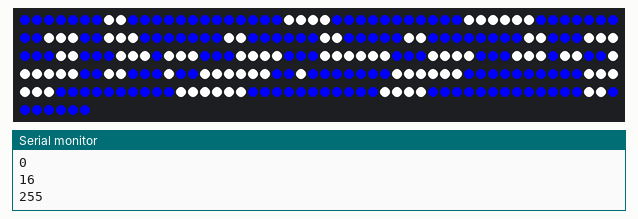
Bench run of a program on a simulated ESP32. On the bench: 256 RGB LEDs in strip order, left to right, continuing on the next row, the last lines printed to the serial monitor.

Above: at 2.0 s.
At 8.67 s:
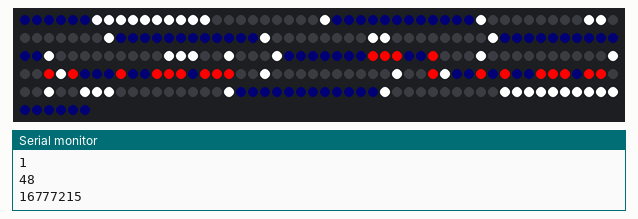
At 15.3 s:
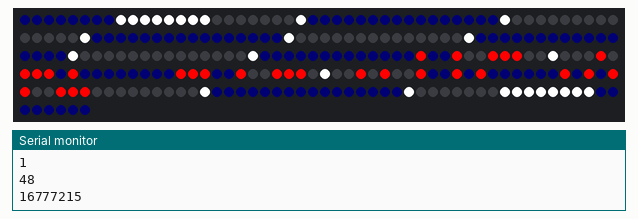
At 17.3 s:
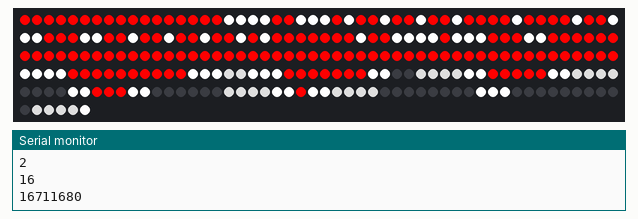
At 23.1 s:
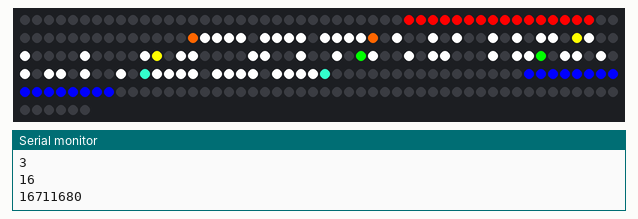
At 39.8 s:
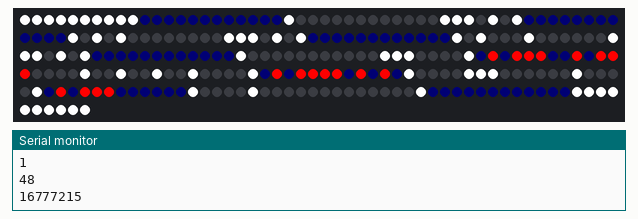

Measured:
- what the display in image 2 shows lasts 2.0 s, from 15.3 s to 17.3 s
- what the display in image 3 shows lasts 5.7 s, from 17.3 s to 23.0 s
- what the display in image 4 shows lasts 7.0 s, from 23.0 s to 30.0 s

The program:

main.cpp
```cpp
#include <Arduino.h>
#include <Adafruit_NeoPixel.h>
#include <images.h>

#define PIN 4

#define NUMPIXELS 16 * 16

Adafruit_NeoPixel pixels = Adafruit_NeoPixel(NUMPIXELS, PIN, NEO_GRB + NEO_KHZ800);

int delayval = 5000; // delay for half a second
int transitiondelayval = 250;

const char32_t *curr = NCC;

bool drawTransition = true;

void drawImage(const char32_t image[])
{
  for (int offset = 0; offset <= get_width() - 16; offset++)
  {
    for (int r = 0; r < 16; r++)
      for (int c = 0; c < 16; c++)
      {
        int index = r * 16 + c;
        int source_index;
        if (r % 2 == 0)
          source_index = r * get_width() + (15 - c) + offset;
        else
          source_index = r * get_width() + c + offset;

        if (image[source_index])
        {
          long color = image[source_index];

          pixels.setPixelColor(index, color);
          if (drawTransition)
          {
            pixels.show();
          }
        }
      }
    pixels.show();
    if (!drawTransition)
    {
      delay(transitiondelayval);
      pixels.clear();
    }
    else
    {
      delay(delayval);
    }
  }
}

void setup()
{
  pixels.begin();
  Serial.begin(9600);
}

void loop()
{
  pixels.clear();
  handle_cycle();
  curr = get_image();
  drawTransition = get_transition();
  Serial.println(arr_index_img);
  Serial.println(get_width());
  Serial.println(curr[2 * arr_width[arr_index_img]]);
  drawImage(curr);
}
```

images.h
```cpp
#ifndef _IMAGES_H_
#define _IMAGES_H_

const char32_t NCC[] = {
    0x0000FF, 0x0000FF, 0x0000FF, 0x0000FF, 0x0000FF, 0x0000FF, 0x0000FF, 0xFFFFFF, 0xFFFFFF, 0x0000FF, 0x0000FF, 0x0000FF, 0x0000FF, 0x0000FF, 0x0000FF, 0x0000FF,
    0x0000FF, 0x0000FF, 0x0000FF, 0x0000FF, 0x0000FF, 0x0000FF, 0xFFFFFF, 0xFFFFFF, 0xFFFFFF, 0xFFFFFF, 0x0000FF, 0x0000FF, 0x0000FF, 0x0000FF, 0x0000FF, 0x0000FF,
    0x0000FF, 0x0000FF, 0x0000FF, 0x0000FF, 0x0000FF, 0xFFFFFF, 0xFFFFFF, 0xFFFFFF, 0xFFFFFF, 0xFFFFFF, 0xFFFFFF, 0x0000FF, 0x0000FF, 0x0000FF, 0x0000FF, 0x0000FF,
    0x0000FF, 0x0000FF, 0x0000FF, 0x0000FF, 0xFFFFFF, 0xFFFFFF, 0xFFFFFF, 0x0000FF, 0x0000FF, 0xFFFFFF, 0xFFFFFF, 0xFFFFFF, 0x0000FF, 0x0000FF, 0x0000FF, 0x0000FF,
    0x0000FF, 0x0000FF, 0x0000FF, 0xFFFFFF, 0xFFFFFF, 0x0000FF, 0x0000FF, 0x0000FF, 0x0000FF, 0x0000FF, 0x0000FF, 0xFFFFFF, 0xFFFFFF, 0x0000FF, 0x0000FF, 0x0000FF,
    0x0000FF, 0x0000FF, 0xFFFFFF, 0xFFFFFF, 0x0000FF, 0x0000FF, 0x0000FF, 0x0000FF, 0x0000FF, 0x0000FF, 0x0000FF, 0x0000FF, 0xFFFFFF, 0xFFFFFF, 0x0000FF, 0x0000FF,
    0x0000FF, 0xFFFFFF, 0xFFFFFF, 0xFFFFFF, 0x0000FF, 0x0000FF, 0x0000FF, 0xFFFFFF, 0xFFFFFF, 0x0000FF, 0x0000FF, 0x0000FF, 0xFFFFFF, 0xFFFFFF, 0xFFFFFF, 0x0000FF,
    0xFFFFFF, 0xFFFFFF, 0xFFFFFF, 0x0000FF, 0x0000FF, 0x0000FF, 0xFFFFFF, 0xFFFFFF, 0xFFFFFF, 0xFFFFFF, 0x0000FF, 0x0000FF, 0x0000FF, 0xFFFFFF, 0xFFFFFF, 0xFFFFFF,
    0xFFFFFF, 0xFFFFFF, 0xFFFFFF, 0x0000FF, 0x0000FF, 0x0000FF, 0xFFFFFF, 0xFFFFFF, 0xFFFFFF, 0xFFFFFF, 0x0000FF, 0x0000FF, 0x0000FF, 0xFFFFFF, 0xFFFFFF, 0xFFFFFF,
    0x0000FF, 0xFFFFFF, 0xFFFFFF, 0x0000FF, 0x0000FF, 0xFFFFFF, 0xFFFFFF, 0xFFFFFF, 0xFFFFFF, 0xFFFFFF, 0xFFFFFF, 0x0000FF, 0x0000FF, 0xFFFFFF, 0xFFFFFF, 0x0000FF,
    0x0000FF, 0x0000FF, 0xFFFFFF, 0x0000FF, 0x0000FF, 0xFFFFFF, 0xFFFFFF, 0xFFFFFF, 0xFFFFFF, 0xFFFFFF, 0xFFFFFF, 0x0000FF, 0x0000FF, 0xFFFFFF, 0x0000FF, 0x0000FF,
    0x0000FF, 0x0000FF, 0x0000FF, 0x0000FF, 0x0000FF, 0xFFFFFF, 0xFFFFFF, 0xFFFFFF, 0xFFFFFF, 0xFFFFFF, 0xFFFFFF, 0x0000FF, 0x0000FF, 0x0000FF, 0x0000FF, 0x0000FF,
    0x0000FF, 0x0000FF, 0x0000FF, 0x0000FF, 0x0000FF, 0xFFFFFF, 0xFFFFFF, 0xFFFFFF, 0xFFFFFF, 0xFFFFFF, 0xFFFFFF, 0x0000FF, 0x0000FF, 0x0000FF, 0x0000FF, 0x0000FF,
    0x0000FF, 0x0000FF, 0x0000FF, 0x0000FF, 0x0000FF, 0xFFFFFF, 0xFFFFFF, 0xFFFFFF, 0xFFFFFF, 0xFFFFFF, 0xFFFFFF, 0x0000FF, 0x0000FF, 0x0000FF, 0x0000FF, 0x0000FF,
    0x0000FF, 0x0000FF, 0x0000FF, 0x0000FF, 0x0000FF, 0x0000FF, 0xFFFFFF, 0xFFFFFF, 0xFFFFFF, 0xFFFFFF, 0x0000FF, 0x0000FF, 0x0000FF, 0x0000FF, 0x0000FF, 0x0000FF,
    0x0000FF, 0x0000FF, 0x0000FF, 0x0000FF, 0x0000FF, 0x0000FF, 0x0000FF, 0xFFFFFF, 0xFFFFFF, 0x0000FF, 0x0000FF, 0x0000FF, 0x0000FF, 0x0000FF, 0x0000FF, 0x0000FF};

const char32_t CLEAR_PATH[] = {
    0xffffff, 0xffffff, 0xffffff, 0xffffff, 0xffffff, 0xffffff, 0xffffff, 0xffffff, 0xffffff, 0xffffff, 0xffffff, 0xffffff, 0xffffff, 0xffffff, 0xffffff, 0xffffff, 0x000001, 0x000001, 0x000001, 0x000001, 0x000001, 0x000001, 0x000001, 0x000001, 0xffffff, 0xffffff, 0xffffff, 0xffffff, 0xffffff, 0xffffff, 0xffffff, 0xffffff, 0xffffff, 0xffffff, 0xffffff, 0xffffff, 0xffffff, 0xffffff, 0xffffff, 0xffffff, 0x000001, 0x000001, 0x000001, 0x000001, 0x000001, 0x000001, 0x000001, 0x000001,
    0xffffff, 0x000000, 0x000000, 0x000000, 0x000000, 0x000000, 0x000000, 0x000000, 0x000000, 0x000000, 0x000000, 0x000000, 0x000000, 0x000000, 0x000000, 0xffffff, 0x000001, 0x000001, 0x000001, 0x000001, 0x000001, 0x000001, 0x000001, 0x000001, 0xffffff, 0x000000, 0x000000, 0x000000, 0x000000, 0x000000, 0x000000, 0x000000, 0x000000, 0x000000, 0x000000, 0x000000, 0x000000, 0x000000, 0x000000, 0xffffff, 0x000001, 0x000001, 0x000001, 0x000001, 0x000001, 0x000001, 0x000001, 0x000001,
    0xffffff, 0x000000, 0xffffff, 0x000000, 0xffffff, 0xffffff, 0xffffff, 0x000000, 0x000000, 0x000000, 0x000000, 0x000000, 0x000000, 0x000000, 0x000000, 0xffffff, 0x000001, 0x000001, 0x000001, 0x000001, 0x000001, 0x000001, 0x000001, 0x000001, 0xffffff, 0x000000, 0xffffff, 0x000000, 0xffffff, 0xffffff, 0xffffff, 0x000000, 0x000000, 0x000000, 0x000000, 0x000000, 0x000000, 0x000000, 0x000000, 0xffffff, 0x000001, 0x000001, 0x000001, 0x000001, 0x000001, 0x000001, 0x000001, 0x000001,
    0xffffff, 0x000000, 0xffffff, 0x000000, 0x000000, 0x000000, 0xffffff, 0x000000, 0x000000, 0x000000, 0x000000, 0x000000, 0x000000, 0x000000, 0x000000, 0xffffff, 0x000001, 0x000001, 0x000001, 0x000001, 0x000001, 0x000001, 0x000001, 0x000001, 0xffffff, 0x000000, 0xffffff, 0x000000, 0xffffff, 0x000000, 0x000000, 0x000000, 0x000000, 0x000000, 0x000000, 0x000000, 0x000000, 0x000000, 0x000000, 0xffffff, 0x000001, 0x000001, 0x000001, 0x000001, 0x000001, 0x000001, 0x000001, 0x000001,
    0xffffff, 0x000000, 0xffffff, 0x000000, 0x000000, 0x000000, 0xffffff, 0x000000, 0x000000, 0x000000, 0x000000, 0x000000, 0x000000, 0x000000, 0x000000, 0xffffff, 0x000001, 0x000001, 0x000001, 0x000001, 0x000001, 0x000001, 0x000001, 0x000001, 0xffffff, 0x000000, 0xffffff, 0x000000, 0xffffff, 0xffffff, 0xffffff, 0x000000, 0x000000, 0x000000, 0x000000, 0x000000, 0x000000, 0x000000, 0x000000, 0xffffff, 0x000001, 0x000001, 0x000001, 0x000001, 0x000001, 0x000001, 0x000001, 0x000001,
    0xffffff, 0x000000, 0xffffff, 0x000000, 0x000000, 0x000000, 0xffffff, 0x000000, 0x000000, 0x000000, 0x000000, 0x000000, 0x000000, 0x000000, 0x000000, 0xffffff, 0x000001, 0x000001, 0x000001, 0x000001, 0x000001, 0x000001, 0x000001, 0x000001, 0xffffff, 0x000000, 0xffffff, 0x000000, 0x000000, 0x000000, 0xffffff, 0x000000, 0x000000, 0x000000, 0x000000, 0x000000, 0x000000, 0x000000, 0x000000, 0xffffff, 0x000001, 0x000001, 0x000001, 0x000001, 0x000001, 0x000001, 0x000001, 0x000001,
    0xffffff, 0x000000, 0x000000, 0x000000, 0x000000, 0x000000, 0x000000, 0x000000, 0x000000, 0x000000, 0x000000, 0x000000, 0x000000, 0x000000, 0x000000, 0xffffff, 0x000001, 0x000001, 0x000001, 0x000001, 0x000001, 0x000001, 0x000001, 0x000001, 0xffffff, 0x000000, 0xffffff, 0x000000, 0xffffff, 0xffffff, 0xffffff, 0x000000, 0x000000, 0x000000, 0x000000, 0x000000, 0x000000, 0x000000, 0x000000, 0xffffff, 0x000001, 0x000001, 0x000001, 0x000001, 0x000001, 0x000001, 0x000001, 0x000001,
    0xffffff, 0x000000, 0x000000, 0x000000, 0x000000, 0xffffff, 0xffffff, 0xffffff, 0xffffff, 0x000000, 0x000000, 0xffffff, 0x000000, 0x000000, 0x000000, 0xffffff, 0x000001, 0x000001, 0x000001, 0x000001, 0x000001, 0x000001, 0x000001, 0x000001, 0xffffff, 0x000000, 0x000000, 0x000000, 0x000000, 0x000000, 0x000000, 0x000000, 0x000000, 0x000000, 0x000000, 0x000000, 0x000000, 0x000000, 0x000000, 0xffffff, 0x000001, 0x000001, 0x000001, 0x000001, 0x000001, 0x000001, 0x000001, 0x000001,
    0xffffff, 0x000000, 0x000000, 0x000000, 0xffffff, 0x000000, 0x000000, 0x000000, 0x000000, 0x000000, 0x000000, 0xffffff, 0x000000, 0x000000, 0x000000, 0xff0000, 0x000001, 0x000001, 0xff0000, 0xff0000, 0xff0000, 0x000001, 0xff0000, 0x000001, 0xffffff, 0x000000, 0x000000, 0x000000, 0x000000, 0xffffff, 0xffffff, 0xffffff, 0x000000, 0x000000, 0xff0000, 0xff0000, 0xff0000, 0x000000, 0x000000, 0xff0000, 0x000001, 0x000001, 0xff0000, 0x000001, 0x000001, 0x000001, 0x000001, 0x000001,
    0xffffff, 0x000000, 0x000000, 0x000000, 0xffffff, 0x000000, 0x000000, 0x000000, 0x000000, 0x000000, 0x000000, 0xffffff, 0x000000, 0x000000, 0xff0000, 0xffffff, 0xff0000, 0x000001, 0x000001, 0x000001, 0xff0000, 0x000001, 0xff0000, 0xff0000, 0xff0000, 0x000000, 0x000000, 0x000000, 0x000000, 0xffffff, 0x000000, 0x000000, 0xffffff, 0x000000, 0x000000, 0x000000, 0xff0000, 0x000000, 0xff0000, 0xff0000, 0xff0000, 0x000001, 0xff0000, 0x000001, 0x000001, 0x000001, 0x000001, 0x000001,
    0xffffff, 0x000000, 0x000000, 0x000000, 0xffffff, 0x000000, 0x000000, 0x000000, 0x000000, 0x000000, 0x000000, 0xffffff, 0x000000, 0x000000, 0xff0000, 0xff0000, 0xff0000, 0x000001, 0xff0000, 0xff0000, 0xff0000, 0x000001, 0xff0000, 0x000001, 0xffffff, 0x000000, 0x000000, 0x000000, 0x000000, 0xffffff, 0x000000, 0x000000, 0xffffff, 0x000000, 0xff0000, 0xff0000, 0xff0000, 0x000000, 0x000000, 0xff0000, 0x000001, 0x000001, 0xff0000, 0xff0000, 0xff0000, 0x000001, 0x000001, 0x000001,
    0xffffff, 0x000000, 0x000000, 0x000000, 0xffffff, 0x000000, 0x000000, 0x000000, 0x000000, 0x000000, 0x000000, 0xffffff, 0x000000, 0x000000, 0xff0000, 0xffffff, 0x000001, 0x000001, 0xff0000, 0x000001, 0xff0000, 0x000001, 0xff0000, 0x000001, 0xffffff, 0x000000, 0x000000, 0x000000, 0x000000, 0xffffff, 0xffffff, 0xffffff, 0x000000, 0x000000, 0xff0000, 0x000000, 0xff0000, 0x000000, 0x000000, 0xff0000, 0x000001, 0x000001, 0xff0000, 0x000001, 0xff0000, 0x000001, 0x000001, 0x000001,
    0xffffff, 0x000000, 0x000000, 0x000000, 0x000000, 0xffffff, 0xffffff, 0xffffff, 0xffffff, 0x000000, 0x000000, 0xffffff, 0x000000, 0x000000, 0x000000, 0xff0000, 0xff0000, 0x000001, 0xff0000, 0xff0000, 0xff0000, 0x000001, 0xff0000, 0x000001, 0xffffff, 0x000000, 0x000000, 0x000000, 0x000000, 0xffffff, 0x000000, 0x000000, 0x000000, 0x000000, 0xff0000, 0xff0000, 0xff0000, 0x000000, 0x000000, 0xff0000, 0xff0000, 0x000001, 0xff0000, 0x000001, 0xff0000, 0x000001, 0x000001, 0x000001,
    0xffffff, 0x000000, 0x000000, 0x000000, 0x000000, 0x000000, 0x000000, 0x000000, 0x000000, 0x000000, 0x000000, 0x000000, 0x000000, 0x000000, 0x000000, 0xffffff, 0x000001, 0x000001, 0x000001, 0x000001, 0x000001, 0x000001, 0x000001, 0x000001, 0xffffff, 0x000000, 0x000000, 0x000000, 0x000000, 0xffffff, 0x000000, 0x000000, 0x000000, 0x000000, 0x000000, 0x000000, 0x000000, 0x000000, 0x000000, 0xffffff, 0x000001, 0x000001, 0x000001, 0x000001, 0x000001, 0x000001, 0x000001, 0x000001,
    0xffffff, 0x000000, 0x000000, 0x000000, 0x000000, 0x000000, 0x000000, 0x000000, 0x000000, 0x000000, 0x000000, 0x000000, 0x000000, 0x000000, 0x000000, 0xffffff, 0x000001, 0x000001, 0x000001, 0x000001, 0x000001, 0x000001, 0x000001, 0x000001, 0xffffff, 0x000000, 0x000000, 0x000000, 0x000000, 0x000000, 0x000000, 0x000000, 0x000000, 0x000000, 0x000000, 0x000000, 0x000000, 0x000000, 0x000000, 0xffffff, 0x000001, 0x000001, 0x000001, 0x000001, 0x000001, 0x000001, 0x000001, 0x000001,
    0xffffff, 0xffffff, 0xffffff, 0xffffff, 0xffffff, 0xffffff, 0xffffff, 0xffffff, 0xffffff, 0xffffff, 0xffffff, 0xffffff, 0xffffff, 0xffffff, 0xffffff, 0xffffff, 0x000001, 0x000001, 0x000001, 0x000001, 0x000001, 0x000001, 0x000001, 0x000001, 0xffffff, 0xffffff, 0xffffff, 0xffffff, 0xffffff, 0xffffff, 0xffffff, 0xffffff, 0xffffff, 0xffffff, 0xffffff, 0xffffff, 0xffffff, 0xffffff, 0xffffff, 0xffffff, 0x000001, 0x000001, 0x000001, 0x000001, 0x000001, 0x000001, 0x000001, 0x000001};

const char32_t ESU[] = {
    0xff0000, 0xff0000, 0xff0000, 0xff0000, 0xff0000, 0xff0000, 0xff0000, 0xff0000, 0xff0000, 0xff0000, 0xff0000, 0xff0000, 0xff0000, 0xff0000, 0xff0000, 0xff0000,
    0xff0000, 0xffffff, 0xffffff, 0xffffff, 0xffffff, 0xff0000, 0xff0000, 0xffffff, 0xffffff, 0xffffff, 0xff0000, 0xffffff, 0xff0000, 0xff0000, 0xffffff, 0xff0000,
    0xff0000, 0xffffff, 0xff0000, 0xff0000, 0xff0000, 0xff0000, 0xffffff, 0xff0000, 0xff0000, 0xff0000, 0xff0000, 0xffffff, 0xff0000, 0xff0000, 0xffffff, 0xff0000,
    0xff0000, 0xffffff, 0xffffff, 0xffffff, 0xff0000, 0xff0000, 0xff0000, 0xffffff, 0xffffff, 0xff0000, 0xff0000, 0xffffff, 0xff0000, 0xff0000, 0xffffff, 0xff0000,
    0xff0000, 0xffffff, 0xff0000, 0xff0000, 0xff0000, 0xff0000, 0xff0000, 0xff0000, 0xff0000, 0xffffff, 0xff0000, 0xffffff, 0xff0000, 0xff0000, 0xffffff, 0xff0000,
    0xff0000, 0xffffff, 0xffffff, 0xffffff, 0xffffff, 0xff0000, 0xffffff, 0xffffff, 0xffffff, 0xff0000, 0xff0000, 0xff0000, 0xffffff, 0xffffff, 0xff0000, 0xff0000,
    0xff0000, 0xff0000, 0xff0000, 0xff0000, 0xff0000, 0xff0000, 0xff0000, 0xff0000, 0xff0000, 0xff0000, 0xff0000, 0xff0000, 0xff0000, 0xff0000, 0xff0000, 0xff0000,
    0xff0000, 0xff0000, 0xff0000, 0xff0000, 0xff0000, 0xff0000, 0xff0000, 0xff0000, 0xff0000, 0xff0000, 0xff0000, 0xff0000, 0xff0000, 0xff0000, 0xff0000, 0xff0000,
    0xff0000, 0xff0000, 0xff0000, 0xff0000, 0xff0000, 0xff0000, 0xff0000, 0xff0000, 0xff0000, 0xff0000, 0xff0000, 0xff0000, 0xff0000, 0xff0000, 0xff0000, 0xff0000,
    0xff0000, 0xff0000, 0xff0000, 0xff0000, 0xff0000, 0xff0000, 0xffffff, 0xffffff, 0xffffff, 0xffffff, 0xff0000, 0xff0000, 0xff0000, 0xff0000, 0xff0000, 0xff0000,
    0xff0000, 0xff0000, 0xff0000, 0xff0000, 0xffffff, 0xffffff, 0xffffff, 0x999999, 0x999999, 0xffffff, 0xffffff, 0xffffff, 0xff0000, 0xff0000, 0xff0000, 0xff0000,
    0xff0000, 0xff0000, 0xff0000, 0xffffff, 0xffffff, 0x000000, 0x000000, 0x999999, 0x999999, 0x999999, 0x999999, 0xffffff, 0xffffff, 0xff0000, 0xff0000, 0xff0000,
    0xff0000, 0xff0000, 0xffffff, 0xffffff, 0x000000, 0x000000, 0x000000, 0x000000, 0x999999, 0x999999, 0x999999, 0x999999, 0xffffff, 0xffffff, 0xff0000, 0xff0000,
    0xff0000, 0xffffff, 0xffffff, 0x000000, 0x000000, 0x000000, 0x000000, 0x000000, 0x000000, 0x999999, 0x999999, 0x999999, 0x999999, 0xffffff, 0xffffff, 0xff0000,
    0xffffff, 0xffffff, 0x000000, 0x000000, 0x000000, 0x000000, 0x000000, 0x000000, 0x000000, 0x000000, 0x999999, 0x999999, 0x999999, 0x999999, 0xffffff, 0xffffff,
    0xffffff, 0x000000, 0x000000, 0x000000, 0x000000, 0x000000, 0x000000, 0x000000, 0x000000, 0x000000, 0x000000, 0x999999, 0x999999, 0x999999, 0x999999, 0xffffff};

const char32_t CSO[] = {
    0x000000, 0x000000, 0x000000, 0x000000, 0x000000, 0x000000, 0x000000, 0x000000, 0x000000, 0x000000, 0x000000, 0x000000, 0x000000, 0x000000, 0x000000, 0x000000,
    0x000000, 0x000000, 0x000000, 0x000000, 0x000000, 0x000000, 0x000000, 0x000000, 0x000000, 0x000000, 0x000000, 0x000000, 0x000000, 0x000000, 0x000000, 0x000000,
    0xff0000, 0xff0000, 0xff0000, 0xff0000, 0xff0000, 0xff0000, 0xff0000, 0xff0000, 0xff0000, 0xff0000, 0xff0000, 0xff0000, 0xff0000, 0xff0000, 0xff0000, 0xff0000,
    0x000000, 0x000000, 0x000000, 0x000000, 0x000000, 0x000000, 0x000000, 0x000000, 0x000000, 0x000000, 0x000000, 0x000000, 0x000000, 0x000000, 0x000000, 0x000000,
    0xff6600, 0xffffff, 0xffffff, 0xffffff, 0xffffff, 0x000000, 0xffffff, 0xffffff, 0xffffff, 0xffffff, 0x000000, 0xffffff, 0xffffff, 0xffffff, 0xffffff, 0xff6600,
    0x000000, 0xffffff, 0x000000, 0x000000, 0xffffff, 0x000000, 0xffffff, 0x000000, 0x000000, 0xffffff, 0x000000, 0xffffff, 0x000000, 0xffffff, 0xffffff, 0x000000,
    0xffff00, 0xffffff, 0x000000, 0x000000, 0x000000, 0x000000, 0xffffff, 0x000000, 0x000000, 0x000000, 0x000000, 0xffffff, 0x000000, 0x000000, 0xffffff, 0xffff00,
    0x000000, 0xffffff, 0xffffff, 0x000000, 0x000000, 0x000000, 0x000000, 0xffffff, 0xffffff, 0x000000, 0x000000, 0xffffff, 0x000000, 0x000000, 0xffffff, 0x000000,
    0x00ff00, 0xffffff, 0xffffff, 0x000000, 0xffffff, 0x000000, 0x000000, 0x000000, 0xffffff, 0xffffff, 0x000000, 0xffffff, 0x000000, 0x000000, 0xffffff, 0x00ff00,
    0x000000, 0xffffff, 0xffffff, 0x000000, 0xffffff, 0x000000, 0xffffff, 0x000000, 0xffffff, 0xffffff, 0x000000, 0xffffff, 0x000000, 0x000000, 0xffffff, 0x000000,
    0x33ffcc, 0xffffff, 0xffffff, 0xffffff, 0xffffff, 0x000000, 0xffffff, 0xffffff, 0xffffff, 0xffffff, 0x000000, 0xffffff, 0xffffff, 0xffffff, 0xffffff, 0x33ffcc,
    0x000000, 0x000000, 0x000000, 0x000000, 0x000000, 0x000000, 0x000000, 0x000000, 0x000000, 0x000000, 0x000000, 0x000000, 0x000000, 0x000000, 0x000000, 0x000000,
    0x0000ff, 0x0000ff, 0x0000ff, 0x0000ff, 0x0000ff, 0x0000ff, 0x0000ff, 0x0000ff, 0x0000ff, 0x0000ff, 0x0000ff, 0x0000ff, 0x0000ff, 0x0000ff, 0x0000ff, 0x0000ff,
    0x000000, 0x000000, 0x000000, 0x000000, 0x000000, 0x000000, 0x000000, 0x000000, 0x000000, 0x000000, 0x000000, 0x000000, 0x000000, 0x000000, 0x000000, 0x000000,
    0x000000, 0x000000, 0x000000, 0x000000, 0x000000, 0x000000, 0x000000, 0x000000, 0x000000, 0x000000, 0x000000, 0x000000, 0x000000, 0x000000, 0x000000, 0x000000,
    0x000000, 0x000000, 0x000000, 0x000000, 0x000000, 0x000000, 0x000000, 0x000000, 0x000000, 0x000000, 0x000000, 0x000000, 0x000000, 0x000000, 0x000000, 0x000000};

const int arr_length = 4;
const int arr_width[] = {16, 48, 16, 16};

const char32_t *arr_images[] = {NCC, CLEAR_PATH, ESU, CSO};
const bool arr_transition[] = {true, false, true, true};

int arr_index_img = arr_length - 1;

void handle_cycle()
{
    if (++arr_index_img >= arr_length)
    {
        arr_index_img = 0;
    }
}

const char32_t *get_image()
{
    return arr_images[arr_index_img];
}

const bool get_transition()
{
    return arr_transition[arr_index_img];
}

const int get_width()
{
    return arr_width[arr_index_img];
}

#endif
```
